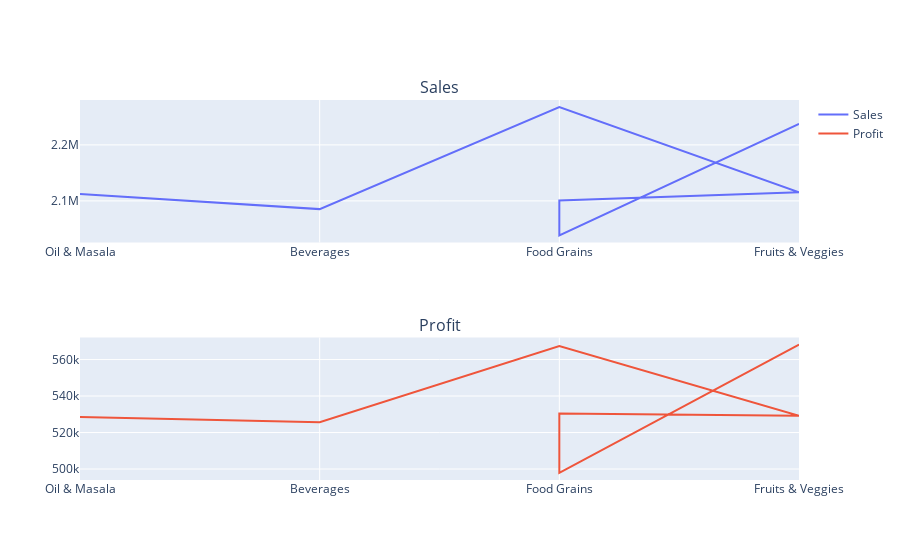

Here is the notebook cell this chart was saved with:
### Markdown cell above
Introduction of visualization using dashboard to get a figurative representation of the relationship between sales and profits using the plotly packages.

### Code cell
fig = make_subplots(rows=2, cols=1, subplot_titles=("Sales", "Profit"))
fig.add_trace(go.Scatter(x=df['Category'], y=df.groupby('Category')['Sales'].sum(), mode='lines', name='Sales'), row=1, col=1)
fig.add_trace(go.Scatter(x=df['Category'], y=df.groupby('Category')['Profit'].sum(), mode='lines', name='Profit'), row=2, col=1)
fig.show()

### Figure 1 — Plotly figure (JSON) as saved in the notebook; plotly's stock layout.template omitted (floating-point values rounded to 4 significant figures; data arrays with more than 128 entries replaced by an {"elided": "..."} marker saying what was removed)
{"data": [{"mode": "lines", "name": "Sales", "type": "scatter", "x": {"elided": "9994 str values"}, "xaxis": "x", "y": [2112281, 2085313, 2267401, 2115272, 2100727, 2038442, 2237546], "yaxis": "y"}, {"mode": "lines", "name": "Profit", "type": "scatter", "x": {"elided": "9994 str values"}, "xaxis": "x2", "y": [528500.0, 525600.0, 567400.0, 529200.0, 530400.0, 497900.0, 568200.0], "yaxis": "y2"}], "layout": {"annotations": [{"font": {"size": 16}, "showarrow": false, "text": "Sales", "x": 0.5, "xanchor": "center", "xref": "paper", "y": 1, "yanchor": "bottom", "yref": "paper"}, {"font": {"size": 16}, "showarrow": false, "text": "Profit", "x": 0.5, "xanchor": "center", "xref": "paper", "y": 0.375, "yanchor": "bottom", "yref": "paper"}], "autosize": true, "xaxis": {"anchor": "y", "autorange": true, "domain": [0, 1], "range": [0, 3], "type": "category"}, "xaxis2": {"anchor": "y2", "autorange": true, "domain": [0, 1], "range": [0, 3], "type": "category"}, "yaxis": {"anchor": "x", "autorange": true, "domain": [0.625, 1], "range": [2026000.0, 2280000.0], "type": "linear"}, "yaxis2": {"anchor": "x2", "autorange": true, "domain": [0, 0.375], "range": [494000.0, 572100.0], "type": "linear"}}}
